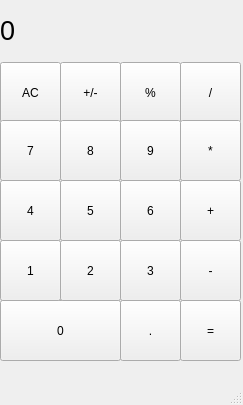
<?xml version="1.0" encoding="UTF-8"?>
<ui version="4.0">
 <class>MainWindow</class>
 <widget class="QMainWindow" name="MainWindow">
  <property name="geometry">
   <rect>
    <x>0</x>
    <y>0</y>
    <width>243</width>
    <height>405</height>
   </rect>
  </property>
  <property name="windowTitle">
   <string>MainWindow</string>
  </property>
  <widget class="QWidget" name="centralwidget">
   <widget class="QLabel" name="result_show">
    <property name="geometry">
     <rect>
      <x>0</x>
      <y>0</y>
      <width>241</width>
      <height>61</height>
     </rect>
    </property>
    <property name="font">
     <font>
      <pointsize>20</pointsize>
     </font>
    </property>
    <property name="styleSheet">
     <string notr="true">QLabel{
qproperty-alignment:'AlignVCenter | AlignRight';
border: 1px solid gray;
}

background-color: white;</string>
    </property>
    <property name="text">
     <string>0</string>
    </property>
    <property name="textFormat">
     <enum>Qt::TextFormat::MarkdownText</enum>
    </property>
   </widget>
   <widget class="QPushButton" name="pushButton_clear">
    <property name="geometry">
     <rect>
      <x>0</x>
      <y>62</y>
      <width>61</width>
      <height>61</height>
     </rect>
    </property>
    <property name="text">
     <string>AC</string>
    </property>
   </widget>
   <widget class="QPushButton" name="pushButton_plus_minus">
    <property name="geometry">
     <rect>
      <x>60</x>
      <y>62</y>
      <width>61</width>
      <height>61</height>
     </rect>
    </property>
    <property name="text">
     <string>+/-</string>
    </property>
   </widget>
   <widget class="QPushButton" name="pushButton_procten">
    <property name="geometry">
     <rect>
      <x>120</x>
      <y>62</y>
      <width>61</width>
      <height>61</height>
     </rect>
    </property>
    <property name="text">
     <string>%</string>
    </property>
   </widget>
   <widget class="QPushButton" name="pushButton_divide">
    <property name="geometry">
     <rect>
      <x>180</x>
      <y>62</y>
      <width>61</width>
      <height>61</height>
     </rect>
    </property>
    <property name="text">
     <string>/</string>
    </property>
   </widget>
   <widget class="QPushButton" name="pushButton_7">
    <property name="geometry">
     <rect>
      <x>0</x>
      <y>120</y>
      <width>61</width>
      <height>61</height>
     </rect>
    </property>
    <property name="text">
     <string>7</string>
    </property>
   </widget>
   <widget class="QPushButton" name="pushButton_8">
    <property name="geometry">
     <rect>
      <x>60</x>
      <y>120</y>
      <width>61</width>
      <height>61</height>
     </rect>
    </property>
    <property name="text">
     <string>8</string>
    </property>
   </widget>
   <widget class="QPushButton" name="pushButton_9">
    <property name="geometry">
     <rect>
      <x>120</x>
      <y>120</y>
      <width>61</width>
      <height>61</height>
     </rect>
    </property>
    <property name="text">
     <string>9</string>
    </property>
   </widget>
   <widget class="QPushButton" name="pushButton_4">
    <property name="geometry">
     <rect>
      <x>0</x>
      <y>180</y>
      <width>61</width>
      <height>61</height>
     </rect>
    </property>
    <property name="text">
     <string>4</string>
    </property>
   </widget>
   <widget class="QPushButton" name="pushButton_0">
    <property name="geometry">
     <rect>
      <x>0</x>
      <y>300</y>
      <width>121</width>
      <height>61</height>
     </rect>
    </property>
    <property name="text">
     <string>0</string>
    </property>
   </widget>
   <widget class="QPushButton" name="pushButton_6">
    <property name="geometry">
     <rect>
      <x>120</x>
      <y>180</y>
      <width>61</width>
      <height>61</height>
     </rect>
    </property>
    <property name="cursor">
     <cursorShape>ArrowCursor</cursorShape>
    </property>
    <property name="text">
     <string>6</string>
    </property>
   </widget>
   <widget class="QPushButton" name="pushButton_plus">
    <property name="geometry">
     <rect>
      <x>180</x>
      <y>180</y>
      <width>61</width>
      <height>61</height>
     </rect>
    </property>
    <property name="text">
     <string>+</string>
    </property>
   </widget>
   <widget class="QPushButton" name="pushButton_5">
    <property name="geometry">
     <rect>
      <x>60</x>
      <y>180</y>
      <width>61</width>
      <height>61</height>
     </rect>
    </property>
    <property name="text">
     <string>5</string>
    </property>
   </widget>
   <widget class="QPushButton" name="pushButton_3">
    <property name="geometry">
     <rect>
      <x>120</x>
      <y>240</y>
      <width>61</width>
      <height>61</height>
     </rect>
    </property>
    <property name="text">
     <string>3</string>
    </property>
   </widget>
   <widget class="QPushButton" name="pushButton_multip">
    <property name="geometry">
     <rect>
      <x>180</x>
      <y>120</y>
      <width>61</width>
      <height>61</height>
     </rect>
    </property>
    <property name="text">
     <string>*</string>
    </property>
   </widget>
   <widget class="QPushButton" name="pushButton_minus">
    <property name="geometry">
     <rect>
      <x>180</x>
      <y>240</y>
      <width>61</width>
      <height>61</height>
     </rect>
    </property>
    <property name="text">
     <string>-</string>
    </property>
   </widget>
   <widget class="QPushButton" name="pushButton_2">
    <property name="geometry">
     <rect>
      <x>60</x>
      <y>240</y>
      <width>61</width>
      <height>61</height>
     </rect>
    </property>
    <property name="text">
     <string>2</string>
    </property>
   </widget>
   <widget class="QPushButton" name="pushButton_1">
    <property name="geometry">
     <rect>
      <x>0</x>
      <y>240</y>
      <width>61</width>
      <height>61</height>
     </rect>
    </property>
    <property name="text">
     <string>1</string>
    </property>
   </widget>
   <widget class="QPushButton" name="pushButton_equals">
    <property name="geometry">
     <rect>
      <x>180</x>
      <y>300</y>
      <width>61</width>
      <height>61</height>
     </rect>
    </property>
    <property name="text">
     <string>=</string>
    </property>
   </widget>
   <widget class="QPushButton" name="pushButton_dot">
    <property name="geometry">
     <rect>
      <x>120</x>
      <y>300</y>
      <width>61</width>
      <height>61</height>
     </rect>
    </property>
    <property name="text">
     <string>.</string>
    </property>
   </widget>
  </widget>
  <widget class="QMenuBar" name="menubar">
   <property name="geometry">
    <rect>
     <x>0</x>
     <y>0</y>
     <width>243</width>
     <height>22</height>
    </rect>
   </property>
  </widget>
  <widget class="QStatusBar" name="statusbar"/>
 </widget>
 <resources/>
 <connections/>
</ui>
